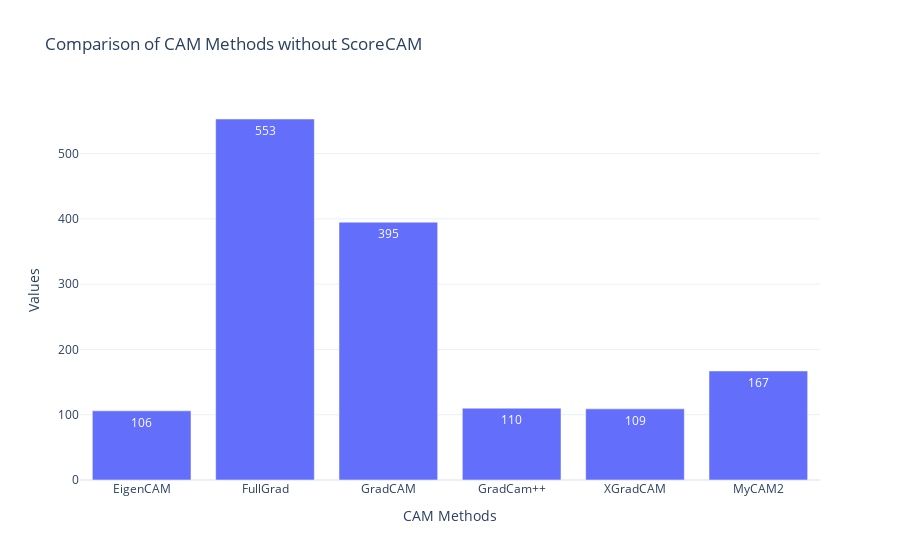

The notebook cell saved with this chart:
### Code cell
methods = ['EigenCAM', 'FullGrad', 'GradCAM', 'GradCam++', 'XGradCAM', 'MyCAM2']
values = [106, 553, 395, 110, 109, 167]

fig = go.Figure(data=[
    go.Bar(name='CAM Methods', x=methods, y=values, text=values, textposition='auto')
])
fig.update_layout(
    title='Comparison of CAM Methods without ScoreCAM',
    xaxis_title='CAM Methods',
    yaxis_title='Values',
    template='plotly_white'
)
fig.show()

### Figure 1 — Plotly figure (JSON) as saved in the notebook; plotly's stock layout.template omitted (floating-point values rounded to 4 significant figures)
{"data": [{"name": "CAM Methods", "text": ["106", "553", "395", "110", "109", "167"], "textposition": "auto", "type": "bar", "x": ["EigenCAM", "FullGrad", "GradCAM", "GradCam++", "XGradCAM", "MyCAM2"], "y": [106, 553, 395, 110, 109, 167]}], "layout": {"title": {"text": "Comparison of CAM Methods without ScoreCAM"}, "xaxis": {"title": {"text": "CAM Methods"}}, "yaxis": {"title": {"text": "Values"}}}}
